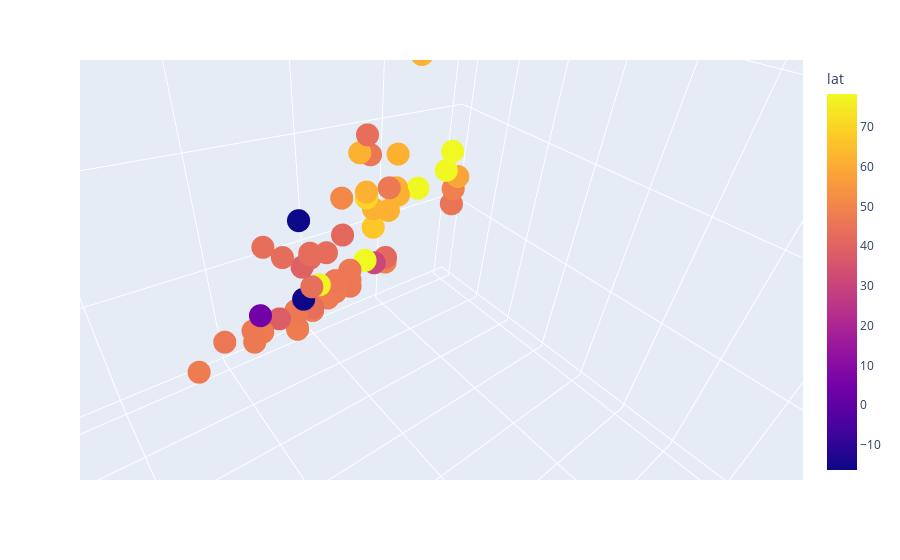

Notebook source saved alongside this figure:
### Markdown cell above
### b) 3D Scatter plot using Plotly (1 point)

Use the plotly ``scatter_3d`` plot. Make sure to change the pandas series for log scales.

### Code cell
# solution
import plotly.express as px
fig = px.scatter_3d(cat, x='mean_slope', y='area', z='mean_thickness',
              color='lat')
fig.show()

### Figure 1 — Plotly figure (JSON) as saved in the notebook; plotly's stock layout.template omitted (floating-point values rounded to 4 significant figures)
{"data": [{"hovertemplate": "mean_slope=%{x}<br>area=%{y}<br>mean_thickness=%{z}<br>lat=%{marker.color}<extra></extra>", "legendgroup": "", "marker": {"color": [48.75, 58.38, 38.77, 45.24, 45.24, 30.86, 48.62, 46.96, 47.41, 47.4, 47.42, 47.57, 47.55, 45.99, -16.3, 4.805, -16.27, 47.25, 46.42, 46.6, 46.41, 46.55, 46.17, 46.92, 46.6, 46.91, 46.33, 46.6, 46.08, 46.32, 46.05, 61.57, 61.56, 61.54, 61.66, 70.13, 67.28, 60.55, 43.36, 78.19, 78.11, 43.11, 51.18, 47.07, 43.83, 43.11, 43.11, 43.12, 41.83, 67.09, 38.21, 43.73, 43.78, 41.78, 39.24, 61.75, 61.75, 61.75, 61.73, 78.25, 43.04, 77.97, 77.03], "coloraxis": "coloraxis", "symbol": "circle"}, "mode": "markers", "name": "", "scene": "scene", "showlegend": false, "x": [0, 0, 0, 0, 0, 12, 10, 22, 18, 22, 26, 33, 22, 13, 21, 26, 21, 48, 22, 27, 15, 17, 15, 20, 27, 17, 15, 22, 16, 10, 30, 14, 13, 7, 12, 13, 5, 6, 13, 3, 3, 20, 16, 17, 20, 20, 18, 23, 16, 12, 24, 20, 25, 10, 21, 9, 10, 9, 9, 13, 20, 6, 19], "y": [2.9, 11.7, 824, 3.2, 3.4, 9.7, 1, 0.08068, 0.307, 0.084, 0.223, 0.106, 0.101, 13.08, 0.3097, 0.191, 1.884, 0.0264, 0.2257, 0.1357, 0.3015, 0.3665, 0.5825, 0.3906, 0.05848, 0.3794, 0.3017, 0.2176, 0.6297, 3.228, 0.2605, 5.36, 2.9, 8.6, 2.1, 3.2, 11.1, 71.3, 2.76, 39.96, 28.59, 1.59, 1, 3.078, 2.8, 1.69, 1.09, 0.6, 2.39, 2.85, 0.5368, 1.247, 6.078, 1.554, 2.966, 10.6, 4, 2.6, 3.28, 2.1, 2.61, 6.737, 0.37], "z": [58, 66, 175, 49, 49, 30, 26, 15, 17, 5, 12, 4, 6, 89, 22, 22, 65, 8, 17, 15, 23, 26, 19, 13, 8, 19, 29, 16, 25, 69, 15, 90, 70, 128, 60, 67, 208, 148, 97, 85, 74, 44, 70, 23, 28, 46, 44, 49, 51, 50, 16, 15, 58, 29, 41, 65, 57, 85, 68, 32, 47, 65, 27], "type": "scatter3d"}], "layout": {"scene": {"domain": {"x": [0, 1], "y": [0, 1]}, "xaxis": {"title": {"text": "mean_slope"}, "type": "linear"}, "yaxis": {"title": {"text": "area"}, "type": "linear"}, "zaxis": {"title": {"text": "mean_thickness"}, "type": "linear"}, "aspectratio": {"x": 1, "y": 1, "z": 1}, "aspectmode": "auto", "camera": {"up": {"x": 0.07519, "y": -0.06991, "z": 0.9947}, "center": {"x": 0, "y": 0, "z": 0}, "eye": {"x": 0.3323, "y": 0.3323, "z": 0.3323}, "projection": {"type": "perspective"}}}, "coloraxis": {"colorbar": {"title": {"text": "lat"}}, "colorscale": [[0, "#0d0887"], [0.1111, "#46039f"], [0.2222, "#7201a8"], [0.3333, "#9c179e"], [0.4444, "#bd3786"], [0.5556, "#d8576b"], [0.6667, "#ed7953"], [0.7778, "#fb9f3a"], [0.8889, "#fdca26"], [1, "#f0f921"]]}, "legend": {"tracegroupgap": 0}, "margin": {"t": 60}, "autosize": true}}
